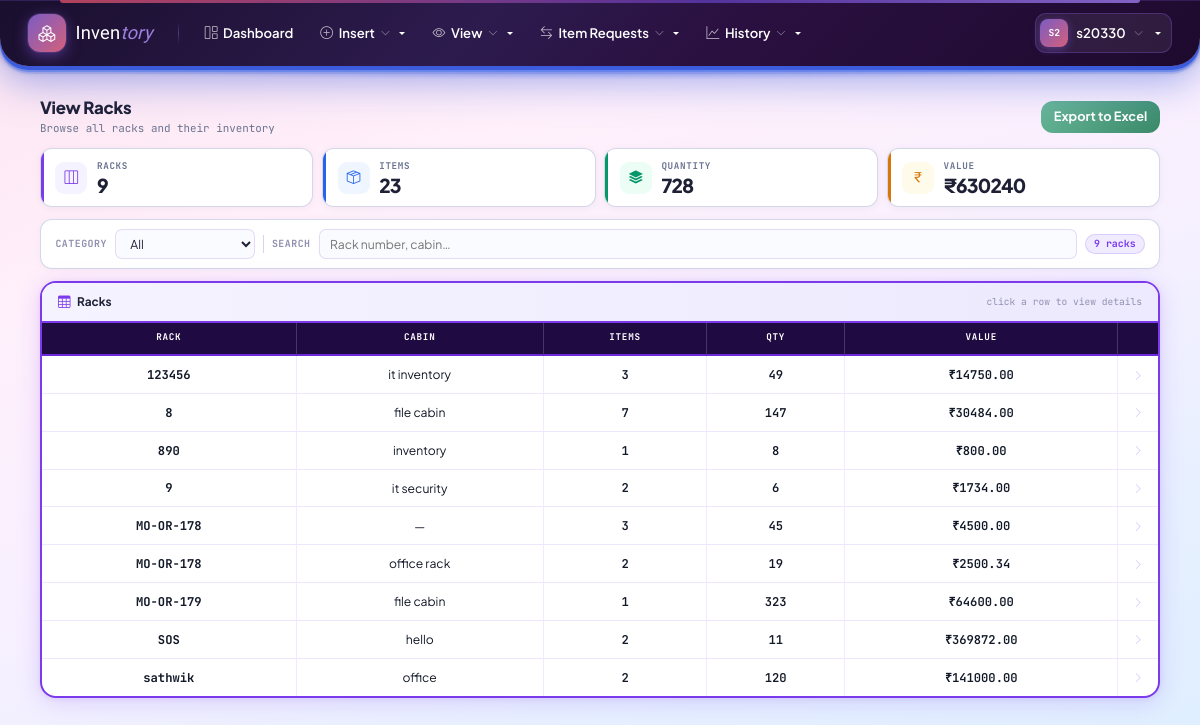
/view-racks/ (signed in), run on the app's committed database.
### inventory/models.py (models this page shows, shortened)
class User(AbstractUser):
    REQUIRED_FIELDS = ['email']
    stage = models.PositiveSmallIntegerField(default=1)
    full_name = models.CharField(max_length=200, blank=True, default='')
    mobile_number = models.CharField(max_length=30, blank=True, default='')
    category = models.CharField(
        max_length=50,
        blank=True,
        null=True
    )
    admin_section = models.CharField(
        max_length=100,
        blank=True,
        null=True
    )
    admin_department = models.CharField(
        max_length=100,
        blank=True,
        null=True
    )
    department = models.CharField(
        max_length=100,
        blank=True,
        null=True
    )
    section = models.CharField(
        max_length=100,
        blank=True,
        null=True
    )
    is_active = models.BooleanField(
        default=True,
        help_text='Designates whether this user should be treated as active.'
    )
    def is_stage1(self):
        return self.is_superuser or self.stage == 1
    def can_edit(self):
        return self.is_stage1() or self.is_stage2()
    def can_approve_issue_requests(self):
        return self.is_stage1() or self.is_stage2()
    def can_request_issue(self):
        return True  # all stages allowed
    def can_issue_items(self):
        return self.is_stage1() or self.is_stage2()
    def can_manage_users(self):
        return self.is_stage1()
    def allowed_categories(self):
        if self.is_stage1() or self.is_stage2():
            return [choice[0] for choice in CATEGORY_CHOICES]
        return []  # Stage 3 has no category access
    class Meta:
        verbose_name = 'User'
        verbose_name_plural = 'Users'

class Rack(models.Model):
    cabin_name = models.CharField(max_length=100, blank=True, default='')
    rack_number = models.CharField(max_length=50)
    rows = models.PositiveIntegerField(default=1)
    columns = models.PositiveIntegerField(default=1)
    number_of_racks = models.PositiveIntegerField(default=1, help_text='Number of racks in this cabin/setup')
    created_at = models.DateTimeField(auto_now_add=True)
    class Meta:
        unique_together = [('rack_number', 'cabin_name')]
        ordering = ['rack_number']

### inventory/views.py (the view)
# urls.py: path('view-racks/', views.view_racks, name='view_racks'),
@login_required
def view_racks(request):
    if not (request.user.stage == 1 or request.user.stage == 2):
        messages.error(request, 'Only Stage 1 and 2 users can view racks.')
        return redirect('inventory:dashboard')
    search = request.GET.get('search', '').strip()
    racks_query = Rack.objects.all()
    racks = racks_query.order_by('rack_number')
    rack_summary = []
    for rack in racks:
        products_query = Product.objects.filter(rack=rack)
        if search:
            products_query = products_query.filter(
                Q(asset_id__icontains=search) |
                Q(item_name__icontains=search)
            )
        products = products_query.annotate(
            on_order=Coalesce(
                Sum(
                    Case(
                        When(
                            orders__status__in=[Order.STATUS_PENDING, Order.STATUS_PARTIAL],
                            then=F('orders__quantity_requested') - F('orders__quantity_provided'),
                        ),
                        default=0,
                        output_field=IntegerField(),
                    )
                ),
                0,
            )
        )
        total_items = products.count()
        total_quantity = products.aggregate(Sum('quantity_available'))['quantity_available__sum'] or 0
        total_value = Decimal('0.00')
        for product in products:
            if product.price is not None:
                try:
                    total_value += (Decimal(str(product.price)) * Decimal(int(product.quantity_available)))
                except Exception:
                    pass
        if total_items > 0 or (search and (
            (rack.rack_number or '').lower().find(search.lower()) != -1
            or (rack.cabin_name or '').lower().find(search.lower()) != -1
        )):
            rack_summary.append({
                'rack': rack,
                'total_items': total_items,
                'total_quantity': total_quantity,
                'total_value': total_value,
            })
    total_items_count = 0
    total_quantity_sum = 0
    total_value_sum = Decimal('0.00')
    for rack_info in rack_summary:
        total_items_count += rack_info['total_items']
        total_quantity_sum += rack_info['total_quantity']
        total_value_sum += rack_info['total_value']
    return render(request, 'inventory/view_racks.html', {
        'rack_summary': rack_summary,
        'total_racks': len(rack_summary),
        'search': search,
        'total_items_count': total_items_count,
        'total_quantity_sum': total_quantity_sum,
        'total_value_sum': total_value_sum,
    })

### inventory/context_processors.py (called while the page is built, shortened)
def stage_permissions(request):
    if request.user.is_authenticated:
        choices = dict(CATEGORY_CHOICES)
        allowed = request.user.allowed_categories()
        return {
            'user_can_edit': request.user.can_edit(),
            'user_can_request_issue': request.user.can_request_issue(),
            'user_can_approve_issue_requests': request.user.can_approve_issue_requests(),
            'user_can_issue_items': request.user.can_issue_items(),
            'user_can_manage_users': request.user.can_manage_users(),
            'user_is_stage1': request.user.is_stage1(),
            'user_allowed_categories': allowed,
            'category_display': choices,
            'navbar_categories': [{'slug': c, 'name': choices.get(c, c)} for c in allowed],
        }

### inventory/templates/inventory/view_racks.html (shortened to what this page needs)
{% extends 'inventory/base.html' %}
{% block content %}
<div class="container-fluid">
<div class="vr-wrap">
    <div class="vr-top">
        <div>
            <h5>View Racks</h5>
            <p>Browse all racks and their inventory</p>
        </div>
        <a href="{% url 'inventory:view_racks_excel' %}" class="btn btn-success" style="font-size: 0.8rem; padding: 0.4rem 0.8rem; font-weight: 600;">Export to Excel</a>
    </div>
    <div class="vr-stats">
        <div class="vr-tile t1">
            <div class="vr-tile-ico"><i class="bi bi-layout-three-columns"></i></div>
            <div>
                <div class="vr-tile-lbl">Racks</div>
                <div class="vr-tile-val">{{ total_racks }}</div>
            </div>
        </div>
        <div class="vr-tile t2">
            <div class="vr-tile-ico"><i class="bi bi-box-seam"></i></div>
            <div>
                <div class="vr-tile-lbl">Items</div>
                <div class="vr-tile-val">{{ total_items_count }}</div>
            </div>
        </div>
        <div class="vr-tile t3">
            <div class="vr-tile-ico"><i class="bi bi-stack"></i></div>
            <div>
                <div class="vr-tile-lbl">Quantity</div>
                <div class="vr-tile-val">{{ total_quantity_sum }}</div>
            </div>
        </div>
        <div class="vr-tile t4">
            <div class="vr-tile-ico"><i class="bi bi-currency-rupee"></i></div>
            <div>
                <div class="vr-tile-lbl">Value</div>
                <div class="vr-tile-val">₹{{ total_value_sum|floatformat:0 }}</div>
            </div>
        </div>
    </div>
    <div class="vr-filters">
        <span class="vr-filter-lbl">Category</span>
        <select id="vr-cat" onchange="vrFilter()">
            <option value="">All</option>
        </select>
        <span class="vr-filter-lbl">Search</span>
        <input type="text" id="vr-q" placeholder="Rack number, cabin…" value="{{ search }}" oninput="vrFilter()">
        <span class="vr-result-lbl" id="vr-badge">{{ rack_summary|length }} rack{{ rack_summary|length|pluralize }}</span>
    </div>
    <div class="vr-card">
        <div class="vr-card-head">
            <div class="vr-card-head-title">
                <i class="bi bi-table"></i> Racks
            </div>
            <span class="vr-card-hint">click a row to view details</span>
        </div>
        {% if rack_summary %}
        <div class="vr-tbl-wrap">
            <table class="vr-tbl" id="vr-tbl">
                <thead>
                    <tr>
                        <th>Rack</th>
                        <th>Cabin</th>
                        <th>Items</th>
                        <th>Qty</th>
                        <th>Value</th>
                        <th style="width:24px;"></th>
                    </tr>
                </thead>
                <tbody id="vr-tbody">
                    {% for ri in rack_summary %}
                    <tr class="vr-row"
                        data-url="{% url 'inventory:rack_detail' ri.rack.pk %}"
                        data-cat="{{ ri.category_slugs|default:'' }}"
                        data-q="{{ ri.rack.rack_number|lower }} {{ ri.rack.cabin_name|lower }}">
                        <td><span class="rack-chip">{{ ri.rack.rack_number }}</span></td>
                        <td><span class="cabin-txt">{{ ri.rack.cabin_name|default:"—" }}</span></td>
                        <td><span class="n-chip it">{{ ri.total_items }}</span></td>
                        <td><span class="n-chip qty">{{ ri.total_quantity }}</span></td>
                        <td><span class="n-chip val">₹{{ ri.total_value|floatformat:2 }}</span></td>
                        <td><i class="bi bi-chevron-right row-arr"></i></td>
                    </tr>
                    {% endfor %}
                </tbody>
            </table>
        </div>
        {% else %}
        <div class="vr-empty">
            <i class="bi bi-inbox"></i>
            {% if search or selected_category %}No racks match your filters.{% else %}No racks available.{% endif %}
        </div>
        {% endif %}
    </div>
</div>
</div>
{% endblock %}

### inventory/templates/inventory/base.html (shortened to what this page needs)
{% load static %}
<!DOCTYPE html>
<html lang="en">
<head>
    <link href="https://cdn.jsdelivr.net/npm/bootstrap@5.3.2/dist/css/bootstrap.min.css" rel="stylesheet">
    <link href="https://cdn.jsdelivr.net/npm/bootstrap-icons@1.11.1/font/bootstrap-icons.css" rel="stylesheet">
</head>
<body>
    {% if user.is_authenticated %}
    <nav class="top-navbar">
        <a href="{% url 'inventory:dashboard' %}" class="nb-brand">
            <div class="nb-brand-icon"><i class="bi bi-boxes"></i></div>
            <span class="nb-brand-name">Inven<span>tory</span></span>
        </a>
        <a class="nb-link" href="{% url 'inventory:dashboard' %}">
            <i class="bi bi-grid-1x2"></i> Dashboard
        </a>
        {% if user_can_edit %}
        <div class="dropdown">
            <a class="nb-link dropdown-toggle" href="#" data-bs-toggle="dropdown">
                <i class="bi bi-plus-circle"></i> Insert <i class="bi bi-chevron-down"></i>
            </a>
        </div>
        {% endif %}
        {% if user.stage == 3 %}
        <a class="nb-link" href="{% url 'inventory:view_items' %}">
            <i class="bi bi-archive"></i> View Items
        </a>
        {% else %}
        <div class="dropdown">
            <a class="nb-link dropdown-toggle" href="#" data-bs-toggle="dropdown">
                <i class="bi bi-eye"></i> View <i class="bi bi-chevron-down"></i>
            </a>
        </div>
        {% endif %}
        {% if user_can_request_issue or user_can_approve_issue_requests or user_can_issue_items %}
        {% if user.stage == 3 %}
        <a class="nb-link" href="{% url 'inventory:issue_requests' %}">
            <i class="bi bi-list-check"></i> Request an Item
        </a>
        {% else %}
        <div class="dropdown">
            <a class="nb-link dropdown-toggle" href="#" data-bs-toggle="dropdown">
                <i class="bi bi-arrow-left-right"></i> Item Requests <i class="bi bi-chevron-down"></i>
            </a>
        </div>
        {% endif %}
        {% endif %}
        {% if user_can_manage_users or user.stage == 2 %}
        <div class="dropdown">
            <a class="nb-link dropdown-toggle" href="#" data-bs-toggle="dropdown">
                <i class="bi bi-graph-up"></i> History <i class="bi bi-chevron-down"></i>
            </a>
        </div>
        {% endif %}
        <div class="nb-right">
            <div class="dropdown">
                <a class="nb-user-btn dropdown-toggle" href="#" data-bs-toggle="dropdown">
                    <div class="nb-user-avatar">{{ user.username|slice:":2"|upper }}</div>
                    {{ user.username }}
                    <i class="bi bi-chevron-down"></i>
                </a>
            </div>
        </div>
    </nav>
    {% endif %}
    <main class="{% if user.is_authenticated %}main-wrap{% endif %}">
        {% block content %}{% endblock %}
    </main>
</body>
</html>

### data on the page
User: username "S2", username "s20330"
Rack: rack.rack_number "123456", rack.cabin_name "it inventory", total_items "3", total_quantity "49", total_value "14750.00"
Rack: rack.rack_number "8", rack.cabin_name "file cabin", total_items "7", total_quantity "147", total_value "30484.00"
Rack: rack.rack_number "890", rack.cabin_name "inventory", total_items "1", total_quantity "8", total_value "800.00"
Rack: rack.rack_number "9", rack.cabin_name "it security", total_items "2", total_quantity "6", total_value "1734.00"
Rack: rack.rack_number "MO-OR-178", rack.cabin_name "—", total_items "3", total_quantity "45", total_value "4500.00"
Rack: rack.rack_number "MO-OR-178", rack.cabin_name "office rack", total_items "2", total_quantity "19", total_value "2500.34"
Rack: rack.rack_number "MO-OR-179", rack.cabin_name "file cabin", total_items "1", total_quantity "323", total_value "64600.00"
Rack: rack.rack_number "SOS", rack.cabin_name "hello", total_items "2", total_quantity "11", total_value "369872.00"
Rack: rack.rack_number "sathwik", rack.cabin_name "office", total_items "2", total_quantity "120", total_value "141000.00"

### other printed values
{{ total_racks }} "9"
{{ total_items_count }} "23"
{{ total_quantity_sum }} "728"
{{ total_value_sum|floatformat:0 }} "630240"
